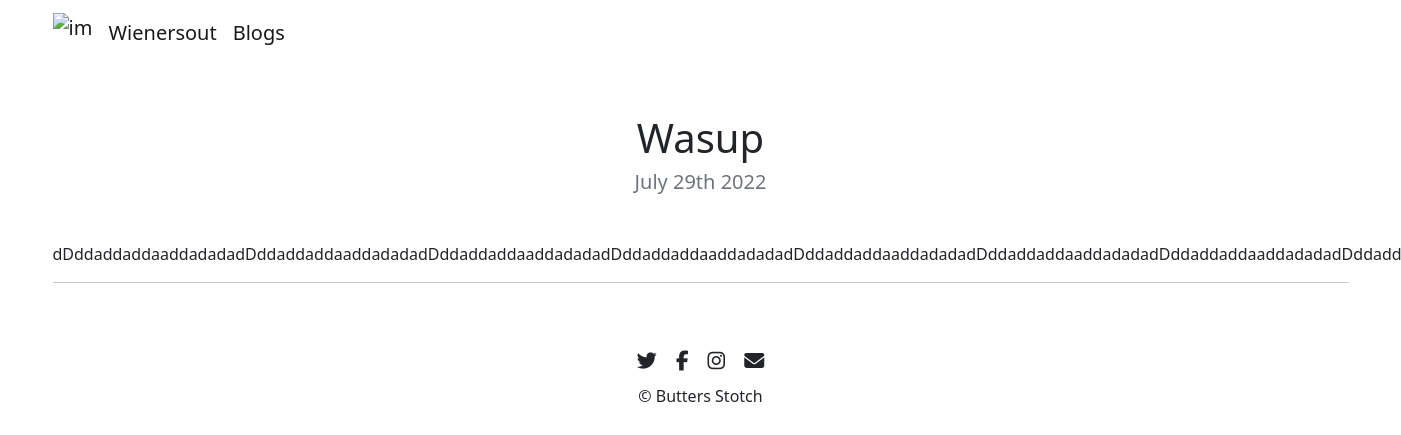
Page /blog/8/ on the committed database.
### blog/models.py (models this page shows, shortened)
class Blog(models.Model):
    title = models.CharField(max_length=40)
    date = models.DateField()
    description = models.TextField(max_length=1000)

### blog/views.py (the view)
# urls.py: path('<int:blog_id>/', views.detail, name='detail'),
def detail(request, blog_id):
    blog = get_object_or_404(Blog, pk=blog_id)  # pk = primary key in database
    return render(request, 'blog/detail.html', {'id': blog_id, 'blog': blog})

### blog/templates/blog/detail.html (shortened to what this page needs)
{% extends 'portfolio/base.html' %}
{% block content %}
{% load static %}
<h1 class="text-center mt-5" id="blogdetailtitle">{{ blog.title }}</h1>
<h5 class="text-center text-muted mb-5">{{ blog.date|date:'F jS Y' }}</h5>
{{ blog.description|safe }}
{% endblock %}

### rows in the picture
Blog: title "Wasup", date "July 29th 2022", description "dDddaddaddaaddadadadDddaddaddaaddadadadDddaddaddaaddadadadDddaddaddaaddadadadDddaddaddaaddadadadDddaddaddaaddadadadDddaddaddaaddadadadDddadd"
